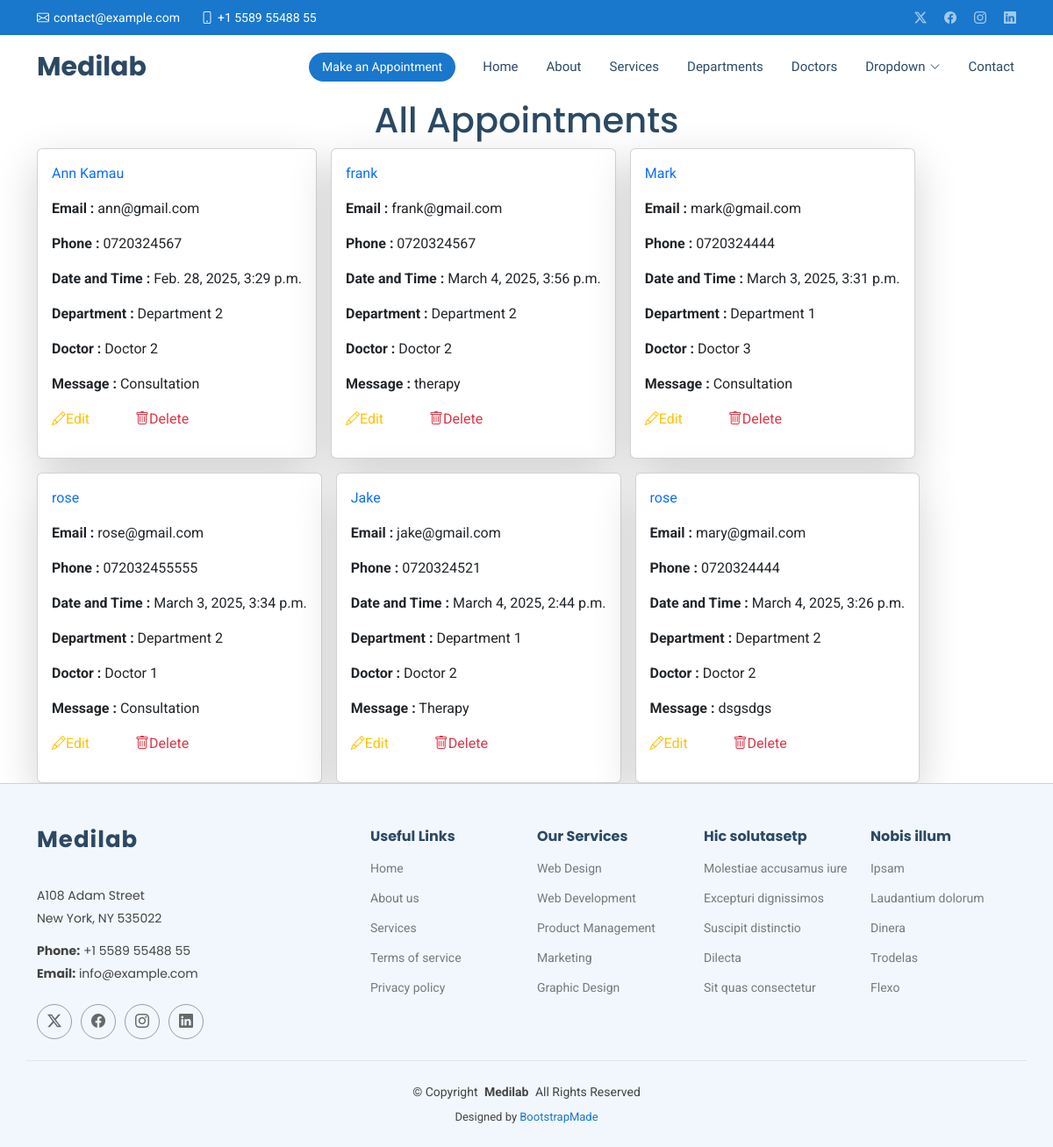
Page /show/ on the committed database.
### Hospitalapp/models.py (models this page shows, shortened)
class Appointment(models.Model):
    name = models.CharField(max_length=50)
    email = models.EmailField()
    phone = models.CharField(max_length=15)
    date = models.DateTimeField()
    department = models.CharField(max_length=50)
    doctor = models.CharField(max_length=50)
    message = models.TextField()

### Hospitalapp/views.py (the view)
# urls.py: path('show/', views.show, name='show'),
def show(request):
    all = Appointment.objects.all()
    return  render(request,'show.html',{'all':all})

### Templates/show.html (shortened to what this page needs)
{% extends 'starter-page.html' %}
{% load static %}
{% block content %}
    <h1 class="text-center">All Appointments</h1>
   <div class="d-flex flex-wrap gap-3 container">
    {% for x in all%}
        <div class="card w-30 shadow-lg p-3 ">
        <p class="text-primary">{{ x.name }}</p>
        <p><b>Email :</b> {{ x.email }}</p>
        <p><b>Phone :</b> {{ x.phone }}</p>
        <p><b>Date and Time :</b> {{ x.date }}</p>
        <p><b>Department :</b> {{ x.department }}</p>
        <p><b>Doctor :</b> {{ x.doctor }}</p>
        <p><b>Message :</b> {{ x.message }}</p>
        <p>
            <a href="{% url 'edit' x.id%}" class="text-warning me-5">
                <i class="bi bi-pencil"></i>Edit
            </a>
            <a href="/delete/{{ x.id }}" class="text-danger">
                <i class="bi bi-trash"></i>Delete
            </a>
        </p>
        </div>
    {% endfor %}
   </div>
{% endblock %}

### static/assets/css/main.css (style rules this page uses)
:root { --default-font: "Roboto", system-ui, -apple-system, "Segoe UI", Roboto, "Helvetica Neue", Arial, "Noto Sans", "Liberation Sans", sans-serif, "Apple Color Emoji", "Segoe UI Emoji", "Segoe UI Symbol", "Noto Color Emoji"; --heading-font: "Poppins", sans-serif; --nav-font: "Raleway", sans-serif; }
:root { --background-color: #ffffff; --default-color: #444444; --heading-color: #2c4964; --accent-color: #1977cc; --surface-color: #ffffff; --contrast-color: #ffffff; }
:root { --nav-color: #2c4964; --nav-hover-color: #1977cc; --nav-mobile-background-color: #ffffff; --nav-dropdown-background-color: #ffffff; --nav-dropdown-color: #2c4964; --nav-dropdown-hover-color: #1977cc; }
:root { scroll-behavior: smooth; }
body { color: var(--default-color); background-color: var(--background-color); font-family: var(--default-font); }
a { color: var(--accent-color); text-decoration: none; transition: 0.3s; }
h1, h2, h3, h4, h5, h6 { color: var(--heading-color); font-family: var(--heading-font); }

### rows in the picture
Appointment: name "Ann Kamau", email "ann@gmail.com", phone "0720324567", date "Feb. 28, 2025, 3:29 p.m.", department "Department 2", doctor "Doctor 2", message "Consultation"
Appointment: name "frank", email "frank@gmail.com", phone "0720324567", date "March 4, 2025, 3:56 p.m.", department "Department 2", doctor "Doctor 2", message "therapy"
Appointment: name "Mark", email "mark@gmail.com", phone "0720324444", date "March 3, 2025, 3:31 p.m.", department "Department 1", doctor "Doctor 3", message "Consultation"
Appointment: name "rose", email "rose@gmail.com", phone "072032455555", date "March 3, 2025, 3:34 p.m.", department "Department 2", doctor "Doctor 1", message "Consultation"
Appointment: name "Jake", email "jake@gmail.com", phone "0720324521", date "March 4, 2025, 2:44 p.m.", department "Department 1", doctor "Doctor 2", message "Therapy"
Appointment: name "rose", email "mary@gmail.com", phone "0720324444", date "March 4, 2025, 3:26 p.m.", department "Department 2", doctor "Doctor 2", message "dsgsdgs"
